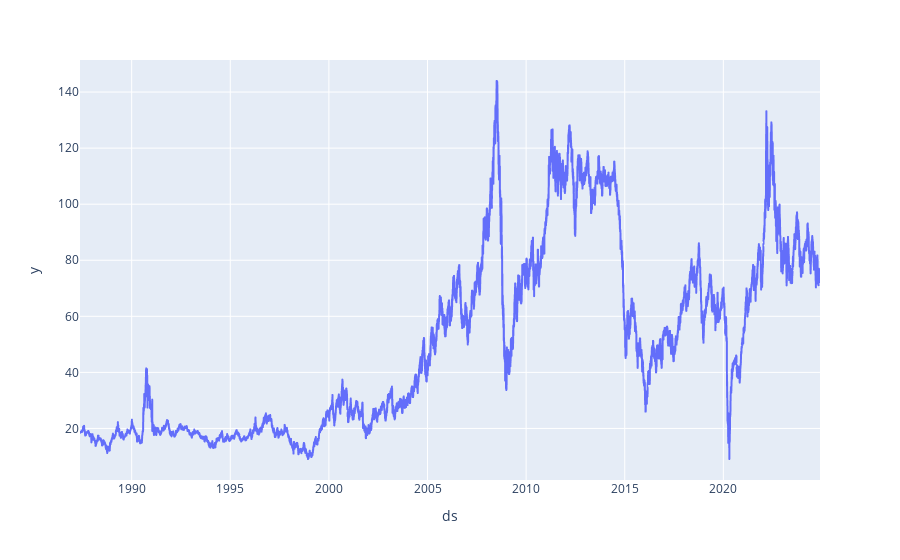

Source (notebook cell):
### Code cell
#Visualizando a evolução do preço através de um gráfico de linhas

fig = px.line(df, x='ds', y='y')
fig.update_layout(title = 'Evolução do Preço do Petróleo - IPEA')
fig.update_yaxes(title = 'Valor US$')
fig.show()

### Figure 1 — Plotly figure (JSON) as saved in the notebook; plotly's stock layout.template omitted (floating-point values rounded to 4 significant figures; data arrays with more than 128 entries replaced by an {"elided": "..."} marker saying what was removed)
{"data": [{"hovertemplate": "ds=%{x}<br>y=%{y}<extra></extra>", "legendgroup": "", "line": {"color": "#636efa", "dash": "solid"}, "marker": {"symbol": "circle"}, "mode": "lines", "name": "", "showlegend": false, "type": "scattergl", "x": {"elided": "11307 str values"}, "xaxis": "x", "y": {"elided": "11307 float values"}, "yaxis": "y"}], "layout": {"legend": {"tracegroupgap": 0}, "margin": {"t": 60}, "xaxis": {"anchor": "y", "domain": [0, 1], "title": {"text": "ds"}}, "yaxis": {"anchor": "x", "domain": [0, 1], "title": {"text": "y"}}}}
